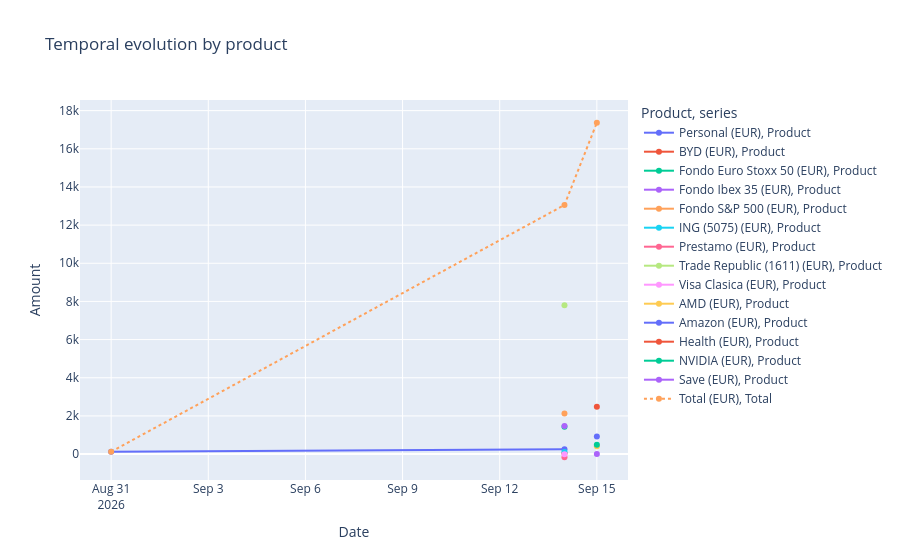

Source (notebook cell):
### Markdown cell above
## Evolution by product

### Code cell
evolution = (
    historical_df.groupby(["date", "product", "currency"], as_index=False)["amount"]
    .sum()
    .sort_values("date")
)
evolution["label"] = evolution["product"] + " (" + evolution["currency"] + ")"
evolution["series"] = "Product"

product_snapshot_dates = sorted(historical_df["date"].unique())
product_snapshots = []
for snapshot_date in product_snapshot_dates:
    latest_at_date = (
        historical_df[historical_df["date"] <= snapshot_date]
        .sort_values(["date", "registry_id"])
        .drop_duplicates("product_id", keep="last")
        .copy()
    )
    latest_at_date["date"] = snapshot_date
    product_snapshots.append(latest_at_date)

latest_products_by_date = pd.concat(product_snapshots, ignore_index=True)
product_totals = (
    latest_products_by_date.groupby(["date", "currency"], as_index=False)["amount"]
    .sum()
    .assign(product="Total", product_type="Total")
)
product_totals["label"] = "Total (" + product_totals["currency"] + ")"
product_totals["series"] = "Total"
evolution_with_totals = pd.concat([evolution, product_totals], ignore_index=True)

fig = px.line(
    evolution_with_totals,
    x="date",
    y="amount",
    color="label",
    line_dash="series",
    markers=True,
    title="Temporal evolution by product",
    labels={"date": "Date", "amount": "Amount", "label": "Product"},
    hover_data={"amount": ":,.2f", "product": True, "currency": True},
)
fig.update_traces(selector={"name": "Total (EUR)"}, line={"width": 4})
fig.show()

### Figure 1 — Plotly figure (JSON) as saved in the notebook; plotly's stock layout.template omitted (floating-point values rounded to 4 significant figures)
{"data": [{"customdata": [["Personal", "EUR"], ["Personal", "EUR"]], "hovertemplate": "Product=Personal (EUR)<br>series=Product<br>Date=%{x}<br>Amount=%{y:,.2f}<br>product=%{customdata[0]}<br>currency=%{customdata[1]}<extra></extra>", "legendgroup": "Personal (EUR), Product", "line": {"color": "#636efa", "dash": "solid"}, "marker": {"symbol": "circle"}, "mode": "lines+markers", "name": "Personal (EUR), Product", "orientation": "v", "showlegend": true, "type": "scatter", "x": ["2026-08-31", "2026-09-14"], "xaxis": "x", "y": [124.6, 253.3], "yaxis": "y"}, {"customdata": [["BYD", "EUR"]], "hovertemplate": "Product=BYD (EUR)<br>series=Product<br>Date=%{x}<br>Amount=%{y:,.2f}<br>product=%{customdata[0]}<br>currency=%{customdata[1]}<extra></extra>", "legendgroup": "BYD (EUR), Product", "line": {"color": "#EF553B", "dash": "solid"}, "marker": {"symbol": "circle"}, "mode": "lines+markers", "name": "BYD (EUR), Product", "orientation": "v", "showlegend": true, "type": "scatter", "x": ["2026-09-14"], "xaxis": "x", "y": [46.92], "yaxis": "y"}, {"customdata": [["Fondo Euro Stoxx 50", "EUR"]], "hovertemplate": "Product=Fondo Euro Stoxx 50 (EUR)<br>series=Product<br>Date=%{x}<br>Amount=%{y:,.2f}<br>product=%{customdata[0]}<br>currency=%{customdata[1]}<extra></extra>", "legendgroup": "Fondo Euro Stoxx 50 (EUR), Product", "line": {"color": "#00cc96", "dash": "solid"}, "marker": {"symbol": "circle"}, "mode": "lines+markers", "name": "Fondo Euro Stoxx 50 (EUR), Product", "orientation": "v", "showlegend": true, "type": "scatter", "x": ["2026-09-14"], "xaxis": "x", "y": [1436.0], "yaxis": "y"}, {"customdata": [["Fondo Ibex 35", "EUR"]], "hovertemplate": "Product=Fondo Ibex 35 (EUR)<br>series=Product<br>Date=%{x}<br>Amount=%{y:,.2f}<br>product=%{customdata[0]}<br>currency=%{customdata[1]}<extra></extra>", "legendgroup": "Fondo Ibex 35 (EUR), Product", "line": {"color": "#ab63fa", "dash": "solid"}, "marker": {"symbol": "circle"}, "mode": "lines+markers", "name": "Fondo Ibex 35 (EUR), Product", "orientation": "v", "showlegend": true, "type": "scatter", "x": ["2026-09-14"], "xaxis": "x", "y": [1471.0], "yaxis": "y"}, {"customdata": [["Fondo S&P 500", "EUR"]], "hovertemplate": "Product=Fondo S&P 500 (EUR)<br>series=Product<br>Date=%{x}<br>Amount=%{y:,.2f}<br>product=%{customdata[0]}<br>currency=%{customdata[1]}<extra></extra>", "legendgroup": "Fondo S&P 500 (EUR), Product", "line": {"color": "#FFA15A", "dash": "solid"}, "marker": {"symbol": "circle"}, "mode": "lines+markers", "name": "Fondo S&P 500 (EUR), Product", "orientation": "v", "showlegend": true, "type": "scatter", "x": ["2026-09-14"], "xaxis": "x", "y": [2123.0], "yaxis": "y"}, {"customdata": [["ING (5075)", "EUR"]], "hovertemplate": "Product=ING (5075) (EUR)<br>series=Product<br>Date=%{x}<br>Amount=%{y:,.2f}<br>product=%{customdata[0]}<br>currency=%{customdata[1]}<extra></extra>", "legendgroup": "ING (5075) (EUR), Product", "line": {"color": "#19d3f3", "dash": "solid"}, "marker": {"symbol": "circle"}, "mode": "lines+markers", "name": "ING (5075) (EUR), Product", "orientation": "v", "showlegend": true, "type": "scatter", "x": ["2026-09-14"], "xaxis": "x", "y": [103.5], "yaxis": "y"}, {"customdata": [["Prestamo", "EUR"]], "hovertemplate": "Product=Prestamo (EUR)<br>series=Product<br>Date=%{x}<br>Amount=%{y:,.2f}<br>product=%{customdata[0]}<br>currency=%{customdata[1]}<extra></extra>", "legendgroup": "Prestamo (EUR), Product", "line": {"color": "#FF6692", "dash": "solid"}, "marker": {"symbol": "circle"}, "mode": "lines+markers", "name": "Prestamo (EUR), Product", "orientation": "v", "showlegend": true, "type": "scatter", "x": ["2026-09-14"], "xaxis": "x", "y": [-166.8], "yaxis": "y"}, {"customdata": [["Trade Republic (1611)", "EUR"]], "hovertemplate": "Product=Trade Republic (1611) (EUR)<br>series=Product<br>Date=%{x}<br>Amount=%{y:,.2f}<br>product=%{customdata[0]}<br>currency=%{customdata[1]}<extra></extra>", "legendgroup": "Trade Republic (1611) (EUR), Product", "line": {"color": "#B6E880", "dash": "solid"}, "marker": {"symbol": "circle"}, "mode": "lines+markers", "name": "Trade Republic (1611) (EUR), Product", "orientation": "v", "showlegend": true, "type": "scatter", "x": ["2026-09-14"], "xaxis": "x", "y": [7803.0], "yaxis": "y"}, {"customdata": [["Visa Clasica", "EUR"]], "hovertemplate": "Product=Visa Clasica (EUR)<br>series=Product<br>Date=%{x}<br>Amount=%{y:,.2f}<br>product=%{customdata[0]}<br>currency=%{customdata[1]}<extra></extra>", "legendgroup": "Visa Clasica (EUR), Product", "line": {"color": "#FF97FF", "dash": "solid"}, "marker": {"symbol": "circle"}, "mode": "lines+markers", "name": "Visa Clasica (EUR), Product", "orientation": "v", "showlegend": true, "type": "scatter", "x": ["2026-09-14"], "xaxis": "x", "y": [-15.89], "yaxis": "y"}, {"customdata": [["AMD", "EUR"]], "hovertemplate": "Product=AMD (EUR)<br>series=Product<br>Date=%{x}<br>Amount=%{y:,.2f}<br>product=%{customdata[0]}<br>currency=%{customdata[1]}<extra></extra>", "legendgroup": "AMD (EUR), Product", "line": {"color": "#FECB52", "dash": "solid"}, "marker": {"symbol": "circle"}, "mode": "lines+markers", "name": "AMD (EUR), Product", "orientation": "v", "showlegend": true, "type": "scatter", "x": ["2026-09-15"], "xaxis": "x", "y": [416.2], "yaxis": "y"}, {"customdata": [["Amazon", "EUR"]], "hovertemplate": "Product=Amazon (EUR)<br>series=Product<br>Date=%{x}<br>Amount=%{y:,.2f}<br>product=%{customdata[0]}<br>currency=%{customdata[1]}<extra></extra>", "legendgroup": "Amazon (EUR), Product", "line": {"color": "#636efa", "dash": "solid"}, "marker": {"symbol": "circle"}, "mode": "lines+markers", "name": "Amazon (EUR), Product", "orientation": "v", "showlegend": true, "type": "scatter", "x": ["2026-09-15"], "xaxis": "x", "y": [917.2], "yaxis": "y"}, {"customdata": [["Health", "EUR"]], "hovertemplate": "Product=Health (EUR)<br>series=Product<br>Date=%{x}<br>Amount=%{y:,.2f}<br>product=%{customdata[0]}<br>currency=%{customdata[1]}<extra></extra>", "legendgroup": "Health (EUR), Product", "line": {"color": "#EF553B", "dash": "solid"}, "marker": {"symbol": "circle"}, "mode": "lines+markers", "name": "Health (EUR), Product", "orientation": "v", "showlegend": true, "type": "scatter", "x": ["2026-09-15"], "xaxis": "x", "y": [2482.0], "yaxis": "y"}, {"customdata": [["NVIDIA", "EUR"]], "hovertemplate": "Product=NVIDIA (EUR)<br>series=Product<br>Date=%{x}<br>Amount=%{y:,.2f}<br>product=%{customdata[0]}<br>currency=%{customdata[1]}<extra></extra>", "legendgroup": "NVIDIA (EUR), Product", "line": {"color": "#00cc96", "dash": "solid"}, "marker": {"symbol": "circle"}, "mode": "lines+markers", "name": "NVIDIA (EUR), Product", "orientation": "v", "showlegend": true, "type": "scatter", "x": ["2026-09-15"], "xaxis": "x", "y": [487.7], "yaxis": "y"}, {"customdata": [["Save", "EUR"]], "hovertemplate": "Product=Save (EUR)<br>series=Product<br>Date=%{x}<br>Amount=%{y:,.2f}<br>product=%{customdata[0]}<br>currency=%{customdata[1]}<extra></extra>", "legendgroup": "Save (EUR), Product", "line": {"color": "#ab63fa", "dash": "solid"}, "marker": {"symbol": "circle"}, "mode": "lines+markers", "name": "Save (EUR), Product", "orientation": "v", "showlegend": true, "type": "scatter", "x": ["2026-09-15"], "xaxis": "x", "y": [7.65], "yaxis": "y"}, {"customdata": [["Total", "EUR"], ["Total", "EUR"], ["Total", "EUR"]], "hovertemplate": "Product=Total (EUR)<br>series=Total<br>Date=%{x}<br>Amount=%{y:,.2f}<br>product=%{customdata[0]}<br>currency=%{customdata[1]}<extra></extra>", "legendgroup": "Total (EUR), Total", "line": {"color": "#FFA15A", "dash": "dot"}, "marker": {"symbol": "circle"}, "mode": "lines+markers", "name": "Total (EUR), Total", "orientation": "v", "showlegend": true, "type": "scatter", "x": ["2026-08-31", "2026-09-14", "2026-09-15"], "xaxis": "x", "y": [124.6, 13050.0, 17360.0], "yaxis": "y"}], "layout": {"legend": {"title": {"text": "Product, series"}, "tracegroupgap": 0}, "title": {"text": "Temporal evolution by product"}, "xaxis": {"anchor": "y", "domain": [0, 1], "title": {"text": "Date"}}, "yaxis": {"anchor": "x", "domain": [0, 1], "title": {"text": "Amount"}}}}
